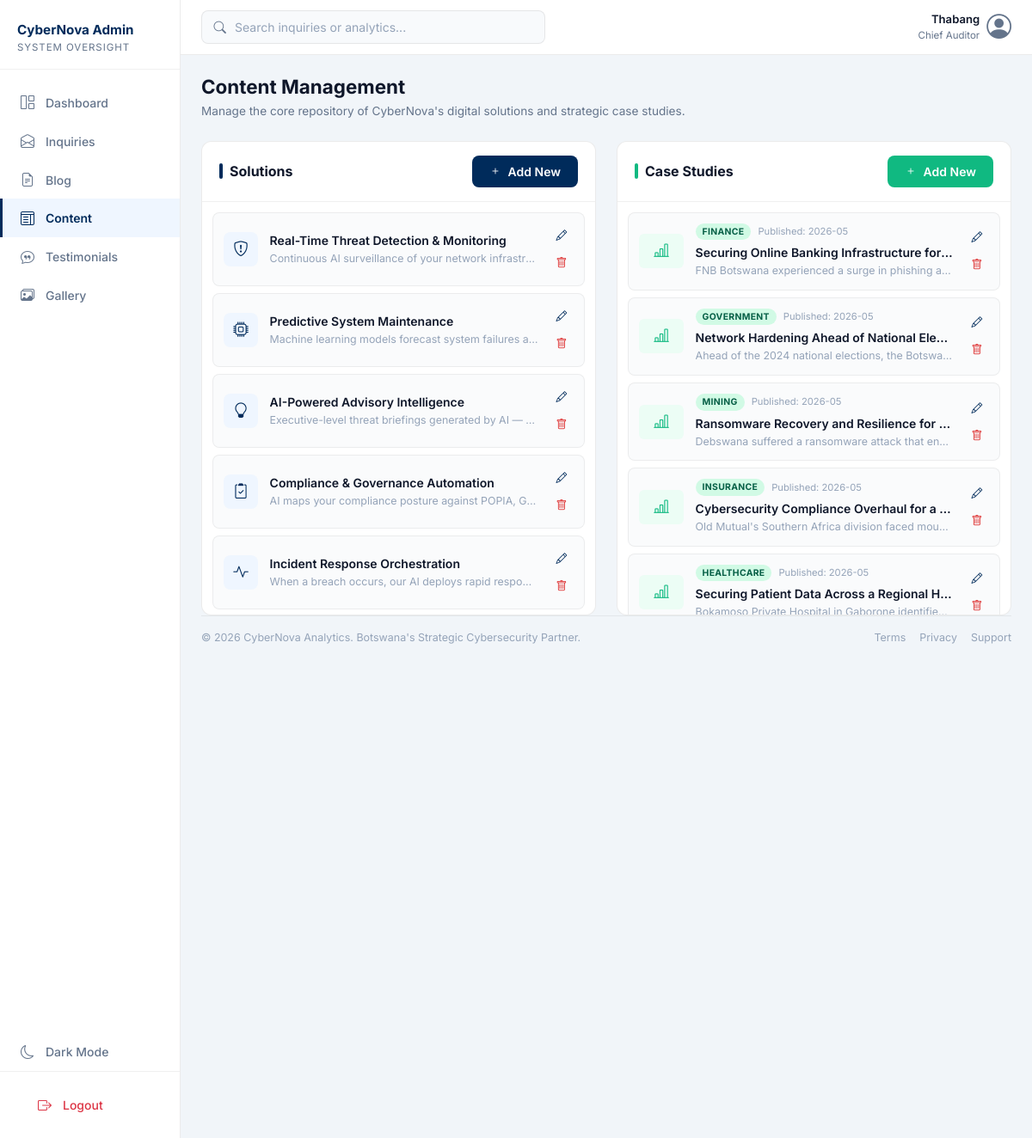
The app's page /admin/content (signed in) with its own data.
### tables this page shows
CREATE TABLE solution (
            id            INTEGER      PRIMARY KEY AUTOINCREMENT,
            admin_id      INT          NOT NULL,
            title         VARCHAR(255) NOT NULL,
            description   TEXT         NOT NULL,
            icon          VARCHAR(255) NULL,
            display_order INT          NOT NULL DEFAULT 0,
            FOREIGN KEY (admin_id) REFERENCES admin(id)
        );

CREATE TABLE case_study (
            id         INTEGER      PRIMARY KEY AUTOINCREMENT,
            admin_id   INT          NOT NULL,
            title      VARCHAR(255) NOT NULL,
            client     VARCHAR(150) NOT NULL,
            industry   VARCHAR(100) NULL,
            summary    TEXT         NULL,
            content    TEXT         NOT NULL,
            created_at DATETIME     NOT NULL DEFAULT CURRENT_TIMESTAMP,
            FOREIGN KEY (admin_id) REFERENCES admin(id)
        );

### app.py (the view)
@app.route('/admin/content')
@login_required
def admin_content():
    db = get_db()
    solutions = db.execute(
        'SELECT * FROM solution ORDER BY display_order'
    ).fetchall()
    case_studies = db.execute(
        'SELECT * FROM case_study ORDER BY created_at DESC'
    ).fetchall()
    db.close()
    return render_template('admin/content.html',
                           solutions=solutions,
                           case_studies=case_studies)

### app.py (called while the page is built)
@app.after_request
def prevent_caching(response):
    if request.path.startswith('/admin'):
        response.headers['Cache-Control'] = 'no-store, no-cache, must-revalidate, max-age=0'
        response.headers['Pragma'] = 'no-cache'
        response.headers['Expires'] = '0'
    return response

def get_db():
    conn = sqlite3.connect('database.db')
    conn.row_factory = sqlite3.Row
    return conn

def login_required(f):
    from functools import wraps
    @wraps(f)
    def decorated(*args, **kwargs):
        if 'admin_id' not in session:
            return redirect(url_for('admin_login'))
        return f(*args, **kwargs)
    return decorated

### templates/admin/content.html (shortened to what this page needs)
{% extends 'admin/admin_base.html' %}  {% block content %}
<div class="d-flex justify-content-between align-items-start mb-4">
  <div>
    <h2 class="admin-page-title mb-1">Content Management</h2>
    <p class="admin-page-sub">
      Manage the core repository of CyberNova's digital solutions and strategic
      case studies.
    </p>
  </div>
</div>
<div class="row g-4">
  <div class="col-lg-6">
    <div class="content-panel h-100">
      <div class="content-panel-header">
        <h5 class="content-panel-title">
          <span class="panel-accent solutions-accent"></span>Solutions
        </h5>
        <button
          class="btn btn-content-primary btn-sm"
          data-bs-toggle="modal"
          data-bs-target="#addSolutionModal"
        >
          <i class="bi bi-plus me-1"></i> Add New
        </button>
      </div>
      <div class="content-panel-body">
        {% if solutions %} {% for solution in solutions %}
        <div class="content-item">
          <div class="content-item-icon">
            <i class="bi {{ solution['icon'] or 'bi-shield-check' }}"></i>
          </div>
          <div class="content-item-info">
            <div class="content-item-title">{{ solution['title'] }}</div>
            <div class="content-item-desc">
              {{ solution['description'][:60] }}
            </div>
          </div>
          <div class="content-item-actions">
            <button
              class="action-btn edit-btn"
              data-bs-toggle="modal"
              data-bs-target="#editSolutionModal"
              data-id="{{ solution['id'] }}"
              data-title="{{ solution['title'] }}"
              data-description="{{ solution['description'] }}"
              data-icon="{{ solution['icon'] or '' }}"
              data-order="{{ solution['display_order'] }}"
            >
              <i class="bi bi-pencil"></i>
            </button>
            <form
              method="POST"
              action="{{ url_for('admin_solution_delete', solution_id=solution['id']) }}"
              class="d-inline"
              data-confirm="This will permanently delete this solution."
            >
              <button type="submit" class="action-btn delete-btn">
                <i class="bi bi-trash"></i>
              </button>
            </form>
          </div>
        </div>
        {% endfor %} {% else %}
        <div class="content-empty">
          <i class="bi bi-shield-plus"></i>
          <p>No solutions yet. Add your first one.</p>
        </div>
        {% endif %}
      </div>
    </div>
  </div>
  <div class="col-lg-6">
    <div class="content-panel h-100">
      <div class="content-panel-header">
        <h5 class="content-panel-title">
          <span class="panel-accent case-accent"></span>Case Studies
        </h5>
        <button
          class="btn btn-content-success btn-sm"
          data-bs-toggle="modal"
          data-bs-target="#addCaseModal"
        >
          <i class="bi bi-plus me-1"></i> Add New
        </button>
      </div>
      <div class="content-panel-body">
        {% if case_studies %} {% for case in case_studies %}
        <div class="content-item case-item">
          <div class="case-thumb">
            <i class="bi bi-bar-chart-line"></i>
          </div>
          <div class="content-item-info">
            <div class="d-flex align-items-center gap-2 mb-1">
              <span class="case-badge-sm"
                >{{ case['industry'] or 'General' }}</span
              >
              <span class="case-date-sm"
                >Published: {{ case['created_at'][:7] }}</span
              >
            </div>
            <div class="content-item-title">{{ case['title'] }}</div>
            <div class="content-item-desc">
              {{ (case['summary'] or case['content'])[:55] }}
            </div>
          </div>
          <div class="content-item-actions">
            <button
              class="action-btn edit-btn"
              data-bs-toggle="modal"
              data-bs-target="#editCaseModal"
              data-id="{{ case['id'] }}"
              data-title="{{ case['title'] }}"
              data-client="{{ case['client'] }}"
              data-industry="{{ case['industry'] or '' }}"
              data-summary="{{ case['summary'] or '' }}"
              data-content="{{ case['content'] }}"
            >
              <i class="bi bi-pencil"></i>
            </button>
            <form
              method="POST"
              action="{{ url_for('admin_case_delete', case_id=case['id']) }}"
              class="d-inline"
              data-confirm="This will permanently delete this case study."
            >
              <button type="submit" class="action-btn delete-btn">
                <i class="bi bi-trash"></i>
              </button>
            </form>
          </div>
        </div>
        {% endfor %} {% else %}
        <div class="content-empty">
          <i class="bi bi-folder-plus"></i>
          <p>No case studies yet. Add your first one.</p>
        </div>
        {% endif %}
      </div>
    </div>
  </div>
</div>
{% endblock %}

### static/css/admin.css (style rules this page uses)
*, *::before, *::after { box-sizing: border-box; }
body.admin-body { font-family: 'Inter', sans-serif; background-color: #f1f5f9; color: #0f172a; margin: 0; }
.action-btn { background: none; border: none; color: #64748B; cursor: pointer; padding: 0.25rem 0.5rem; border-radius: 4px; transition: background 0.15s; }
.admin-page-title { font-size: 1.4rem; font-weight: 700; color: #0f172a; margin-bottom: 0.25rem; }
.admin-page-sub { font-size: 0.85rem; color: #64748B; margin-bottom: 0; }
.content-panel { background: #ffffff; border: 1px solid rgba(0,0,0,0.08); border-radius: 12px; overflow: hidden; display: flex; flex-direction: column; }
.content-panel-header { display: flex; align-items: center; justify-content: space-between; padding: 1rem 1.25rem; border-bottom: 1px solid rgba(0,0,0,0.06); }
.content-panel-title { font-size: 1rem; font-weight: 700; color: #0f172a; margin: 0; display: flex; align-items: center; gap: 0.5rem; }
.panel-accent { display: inline-block; width: 4px; height: 18px; border-radius: 2px; flex-shrink: 0; }
.solutions-accent { background: #002B5B; }
.case-accent { background: #10B981; }
.content-panel-body { padding: 0.75rem; flex: 1; overflow-y: auto; max-height: 480px; }
.content-item { display: flex; align-items: center; gap: 0.85rem; padding: 0.75rem; border: 1px solid rgba(0,0,0,0.06); border-radius: 8px; margin-bottom: 0.5rem; background: #fafbfc; transition: box-shadow 0.15s, border-color 0.15s; }
.content-item-icon { width: 40px; height: 40px; background: #EFF6FF; border-radius: 8px; display: flex; align-items: center; justify-content: center; font-size: 1.1rem; color: #002B5B; flex-shrink: 0; }
.case-thumb { width: 52px; height: 40px; background: #ecfdf5; border-radius: 6px; display: flex; align-items: center; justify-content: center; font-size: 1.1rem; color: #10B981; flex-shrink: 0; }
.content-item-info { flex: 1; min-width: 0; }
.content-item-title { font-size: 0.875rem; font-weight: 600; color: #0f172a; white-space: nowrap; overflow: hidden; text-overflow: ellipsis; }
.content-item-desc { font-size: 0.775rem; color: #94a3b8; white-space: nowrap; overflow: hidden; text-overflow: ellipsis; margin-top: 2px; }
.content-item-actions { display: flex; flex-direction: column; gap: 0.25rem; flex-shrink: 0; }
.content-item-actions .action-btn { width: 28px; height: 28px; padding: 0; display: flex; align-items: center; justify-content: center; font-size: 0.8rem; border-radius: 5px; }
.content-item-actions .edit-btn { color: #002B5B; }
.content-item-actions .delete-btn { color: #dc2626; }
.case-badge-sm { font-size: 0.65rem; font-weight: 700; text-transform: uppercase; padding: 2px 8px; border-radius: 20px; background: #d1fae5; color: #065f46; letter-spacing: 0.03em; white-space: nowrap; }
.case-date-sm { font-size: 0.7rem; color: #94a3b8; }
.btn-content-primary { background-color: #002B5B; color: #ffffff; font-size: 0.875rem; font-weight: 600; padding: 0.5rem 1.25rem; border-radius: 8px; border: none; transition: background-color 0.2s; }
.btn-content-success { background-color: #10B981; color: #ffffff; font-size: 0.875rem; font-weight: 600; padding: 0.5rem 1.25rem; border-radius: 8px; border: none; transition: background-color 0.2s; }
body, .admin-sidebar, .admin-topbar, .admin-card, .admin-table, .admin-table thead tr, .admin-table th, .admin-table td, .admin-table tbody tr, .topbar-search, .topbar-search-input, .admin-select, .gallery-card, .tapproval-card, .tapproval-approval-card, .content-panel, .content-item, .admin-modal-content, .admin-modal-body, .admin-modal-footer, .content-modal .modal-content, .content-modal .modal-body, .content-modal .modal-footer, .admin-empty-state, .admin-table-wrap, .sidebar-darkmode-btn { transition: background-color 0.25s ease, border-color 0.25s ease, color 0.25s ease; }

### records on screen
solution: title "Real-Time Threat Detection & Monitoring", description "Continuous AI surveillance of your network infrastr…"
solution: title "Predictive System Maintenance", description "Machine learning models forecast system failures a…"
solution: title "AI-Powered Advisory Intelligence", description "Executive-level threat briefings generated by AI —…"
solution: title "Compliance & Governance Automation", description "AI maps your compliance posture against POPIA, G…"
solution: title "Incident Response Orchestration", description "When a breach occurs, our AI deploys rapid respon…"
case_study: industry "FINANCE", created_at "2026-05", title "Securing Online Banking Infrastructure for…", summary "FNB Botswana experienced a surge in phishing a…"
case_study: industry "GOVERNMENT", created_at "2026-05", title "Network Hardening Ahead of National Ele…", summary "Ahead of the 2024 national elections, the Botswa…"
case_study: industry "MINING", created_at "2026-05", title "Ransomware Recovery and Resilience for…", summary "Debswana suffered a ransomware attack that en…"
case_study: industry "INSURANCE", created_at "2026-05", title "Cybersecurity Compliance Overhaul for a…", summary "Old Mutual's Southern Africa division faced mou…"
case_study: industry "HEALTHCARE", created_at "2026-05", title "Securing Patient Data Across a Regional H…", summary "Bokamoso Private Hospital in Gaborone identifie…"

### other values on screen
{{ session.get('admin_name', 'Admin') }} "Thabang"
